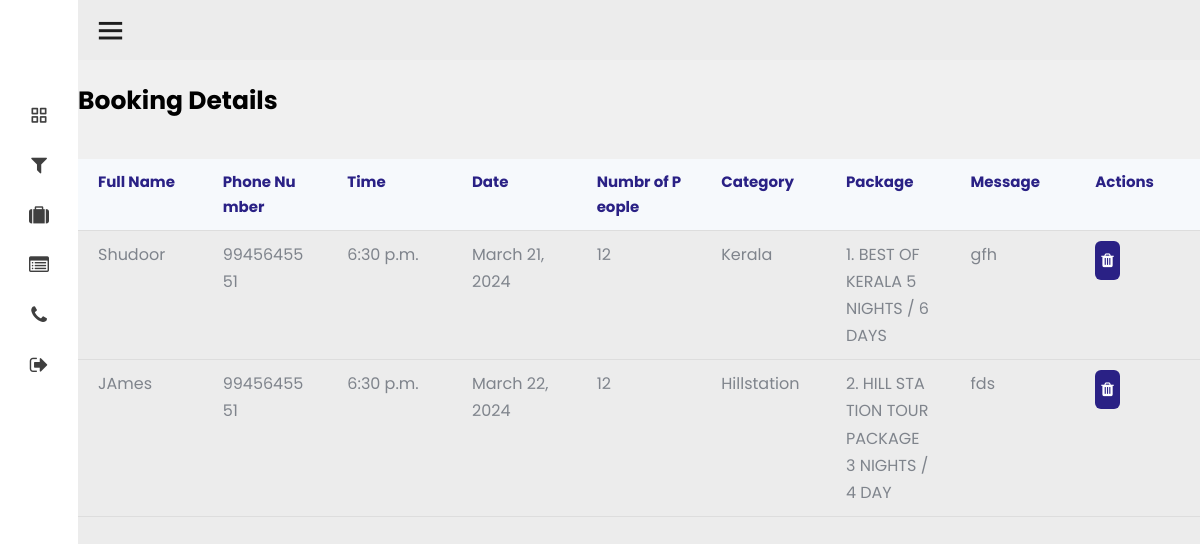
Page /admin_booking_view (signed in) on the committed database.
### travelapp/models.py (models this page shows, shortened)
class Booking(models.Model):
    full_name = models.CharField(max_length=255)
    phone = models.CharField(max_length=15)
    time = models.TimeField()
    date = models.DateField()
    num_people = models.IntegerField()
    category = models.ForeignKey(Category, on_delete=models.CASCADE)
    package = models.ForeignKey(Package, on_delete=models.CASCADE)
    message = models.TextField(blank=True)

class Category(models.Model):
    heading = models.CharField(max_length=255, verbose_name='Category Heading')
    image = models.ImageField(upload_to='image/', null=True, blank=True)
    def __str__(self):
        return self.heading

class Package(models.Model):
    category = models.ForeignKey(Category, on_delete=models.SET_DEFAULT, default=None, related_name='packages', verbose_name=('Category'))
    name = models.CharField(max_length=255, verbose_name=('Package Name'), unique=True)
    price = models.DecimalField(max_digits=8, decimal_places=2, verbose_name=('Price'))
    description = RichTextField(null=True, blank=True, verbose_name=('Description'))
    def __str__(self):
        return self.name

### travelapp/views.py (the view)
# urls.py: path('admin_booking_view',views.admin_booking_view,name='admin_booking_view'),
@login_required(login_url='user_login')
def admin_booking_view(request):
    bookings = Booking.objects.all().order_by('-id')
    return render(request, 'admin_booking_view.html', {'bookings': bookings})

### travelapp/templates/admin_booking_view.html (shortened to what this page needs)
{% extends "base.html" %}
{% load static %}
{% block content %}
    <section class="home">
        <div class="toggle-sidebar">
            <i class='bx bx-menu'></i>
        </div>
            <div class="table-1">
                <div class="table-header">
                    <p><b>Booking Details</b></p>
                </div>
                <div class="table-section">
                    <table>
                        <thead>
                            <tr>
                                <th>Full Name</th>
                                <th>Phone Number </th>
                                <th>Time</th>
                                <th>Date</th>
                                <th>Numbr of People</th>
                                <th>Category</th>
                                <th>Package</th>
                                <th>Message</th>
                                <th>Actions
                                </th>
                            </tr>
                        </thead>
                        <tbody>
                        {% for items in bookings %}
                            <tr>
                                <td>{{items.full_name}}</td>
                                <td>{{items.phone}}</td>
                                <td>{{items.time}}</td>
                                <td>{{items.date}}</td>
                                <td>{{items.num_people}}</td>
                                <td>{{items.category}}</td>
                                <td>{{items.package}}</td>
                                <td>{{items.message}}</td>
                            <td>
                                <a href="{% url 'admin_delete_bookings' items.id  %}"><button><i class="fa fa-trash" aria-hidden="true"></i></button></a>
                            </td>
                            </tr>
                        {% endfor %}
                        </tbody>
                    </table>
                </div>
            </div>
    {%endblock%}

### travelapp/templates/base.html (shortened to what this page needs)
<!DOCTYPE html>
<html lang="en">
{% load static %}
<head>
    <link href='https://unpkg.com/boxicons@2.1.2/css/boxicons.min.css' rel='stylesheet'>
    <link rel="stylesheet" href="{% static 'asset/css/font-awesome.min.css' %}">
    <link rel="stylesheet" href="{% static 'asset/css/style.css' %}">
    <link rel="stylesheet" href="{% static 'asset/assets/css/style.css' %}">
    <link rel="stylesheet" href="{% static 'ad/css/custom-bs.css' %}">
    <link rel="stylesheet" href="{% static 'ad/css/jquery.fancybox.min.css' %}">
    <link rel="stylesheet" href="{% static 'ad/css/bootstrap-select.min.css' %}">
    <link rel="stylesheet" href="{% static 'ad/fonts/icomoon/style.css' %}">
    <link rel="stylesheet" href="{% static 'ad/fonts/line-icons/style.css' %}">
    <link rel="stylesheet" href="{% static 'ad/css/owl.carousel.min.css' %}">
    <link rel="stylesheet" href="{% static 'ad/css/animate.min.css' %}">
    <link rel="stylesheet" href="{% static 'ad/css/quill.snow.css' %}">
    <link rel="stylesheet" href="{% static 'ad/css/style.css' %}">
</head>
<body>
    <div class="sidebar close">
        <a href="{% url 'admin_dashboard' %}" class="logo-box">
        </a>
        <ul class="sidebar-list">
            <li>
                <div class="title">
                    <a href="admin_dashboard" class="link">
                        <i class='bx bx-grid-alt'></i>
                    </a>
                </div>
            </li>
            <li class="dropdown">
                <div class="title">
                    <a href="admin_category_view" class="link">
                        <i class="fa fa-filter" aria-hidden="true"></i>
                    </a>
                </div>
            </li>
            <li class="dropdown">
                <div class="title">
                    <a href="admin_packages_view" class="link">
                        <i class='fa fa-suitcase'></i>
                    </a>
                </div>
            </li>
            <li>
                <div class="title">
                    <a href="admin_booking_view" class="link">
                    <i class="fa fa-list-alt" aria-hidden="true"></i>
                    </a>
                </div>
            </li>
            <li>
                <div class="title">
                    <a href="admin_contact_view" class="link">
                        <i class="fa fa-phone" aria-hidden="true"></i>
                    </a>
                </div>
            </li>
            {% if user.is_authenticated %}
            <li>
                <div class="title">
                    <a href="logout_user" class="link">
                        <i class="fa fa-sign-out" aria-hidden="true"></i>
                    </a>
                </div>
            </li>
            {% endif %}
        </ul>
    </div>
    {% block content%}
    {% endblock %}
</body>
</html>
    </body>
    </html>

### travelapp/static/asset/css/style.css (style rules this page uses)
* { font-family: 'Poppins', sans-serif; margin: 0; padding: 0; box-sizing: border-box; list-style: none; text-decoration: none; }
:root { --color_Blue: #ffffff; --color_Dark1: #1e1e1e; --color_Dark2: #dddddd; --color_Light1: #000000; --color_Light2: #1f1e1e; }
.sidebar { position: fixed; top: 0; left: 0; height: 100%; width: 260px; background-color:#FFFFFF; transition: all .5s ease; z-index: 100; }
.sidebar.close { width: 78px; }
.logo-box { height: 60px; width: 100%; display: flex; align-items: center; color: var(--color_Light1); transition: all .5s ease; }
.sidebar-list { height: 100%; padding: 30px 0 150px 0; overflow: auto; }
.sidebar-list li { transition: all .5s ease; }
.sidebar-list li .title { display: flex; justify-content: space-between; align-items: center; transition: all .5s ease; cursor: pointer; }
.sidebar-list li .title .link { display: flex; align-items: center; }
.sidebar-list li .title i { height: 50px; min-width: 78px; text-align: center; line-height: 50px; color: var(--color_Light1); font-size: 20px; }
.sidebar.close .sidebar-list { overflow: visible; }
.sidebar.close .sidebar-list li { position: relative; }
.home { position: relative; background-color: #ececec; left: 260px; width: calc(100% - 260px); height: 100vh; transition: all .5s ease; }
.sidebar.close ~ .home { left: 78px; width: calc(100% - 78px); }
.home .toggle-sidebar { height: 60px; display: flex; align-items: center; width: fit-content; cursor: pointer; }
.home .toggle-sidebar i { font-size: 35px; color: var(--color_Dark1); margin-left: 15px; }

### travelapp/static/asset/assets/css/style.css (style rules this page uses)
.table-1 { width:100%; }
.table-header { display:flex; justify-content:space-between; align-items:center; padding:20px 0; background-color:blue; }

### travelapp/static/ad/css/style.css (style rules this page uses)
body { font-weight: 400; font-size: 1rem; line-height: 1.7; position: relative; }
body:after { content: ""; position: absolute; top: 0; left: 0; right: 0; bottom: 0; background: rgba(0, 0, 0, 0.7); z-index: 100; opacity: 0; visibility: hidden; -webkit-transition: .3s all ease; -o-transition: .3s all ease; transition: .3s all ease; }

### travelapp/templates/base.html (style rules this page uses)
.table-1 { width:100%; }
.table-header { display:flex; justify-content:space-between; padding:20px 0; background-color:rgb(240,240,240); flex:wrap; }
.table-header p { color:#000000; font-size:25px; }
button { outline:none; border:none; border-radius:6px; cursor:pointer; padding:6px; color:#ffffff; }
td button:nth-child(1) { background-color:#2a2185; }
.table-section { height:650px; overflow:auto; }
table { width:100%; table-layout:fixed; min-width:900px; border-collapse:collapse; }
thead th { position: sticky; top: 0; background-color: #f6f9fc; color: #2a2185; font-size: 15px; z-index: 1; }
th, td { border-bottom: 1px solid #dddddd; padding: 10px 20px; word-break: break-all; vertical-align: top; }

### rows in the picture
Booking: full_name "Shudoor", phone "9945645551", time "6:30 p.m.", date "March 21, 2024", num_people "12", category "Kerala", package "1. BEST OF KERALA 5 NIGHTS / 6 DAYS", message "gfh"
Booking: full_name "JAmes", phone "9945645551", time "6:30 p.m.", date "March 22, 2024", num_people "12", category "Hillstation", package "2. HILL STATION TOUR PACKAGE 3 NIGHTS / 4 DAY", message "fds"
